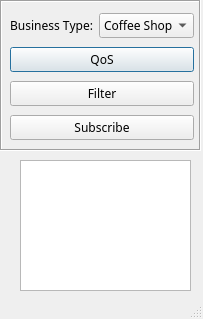
<?xml version="1.0" encoding="UTF-8"?>
<ui version="4.0">
 <class>SubDialog</class>
 <widget class="QDialog" name="SubDialog">
  <property name="windowModality">
   <enum>Qt::NonModal</enum>
  </property>
  <property name="enabled">
   <bool>true</bool>
  </property>
  <property name="geometry">
   <rect>
    <x>0</x>
    <y>0</y>
    <width>203</width>
    <height>319</height>
   </rect>
  </property>
  <property name="sizePolicy">
   <sizepolicy hsizetype="Preferred" vsizetype="Preferred">
    <horstretch>0</horstretch>
    <verstretch>0</verstretch>
   </sizepolicy>
  </property>
  <property name="minimumSize">
   <size>
    <width>100</width>
    <height>100</height>
   </size>
  </property>
  <property name="maximumSize">
   <size>
    <width>518</width>
    <height>378</height>
   </size>
  </property>
  <property name="focusPolicy">
   <enum>Qt::ClickFocus</enum>
  </property>
  <property name="windowTitle">
   <string>Whisper Subscriber</string>
  </property>
  <property name="sizeGripEnabled">
   <bool>true</bool>
  </property>
  <property name="modal">
   <bool>false</bool>
  </property>
  <widget class="QFrame" name="frame_2">
   <property name="geometry">
    <rect>
     <x>0</x>
     <y>0</y>
     <width>201</width>
     <height>151</height>
    </rect>
   </property>
   <property name="frameShape">
    <enum>QFrame::Box</enum>
   </property>
   <property name="frameShadow">
    <enum>QFrame::Sunken</enum>
   </property>
   <widget class="QWidget" name="layoutWidget2">
    <property name="geometry">
     <rect>
      <x>10</x>
      <y>10</y>
      <width>184</width>
      <height>137</height>
     </rect>
    </property>
    <layout class="QVBoxLayout" name="verticalLayout_4">
     <item>
      <layout class="QHBoxLayout" name="horizontalLayout_2">
       <item>
        <widget class="QLabel" name="label_3">
         <property name="font">
          <font>
           <family>Sans Serif</family>
           <pointsize>9</pointsize>
           <stylestrategy>PreferAntialias</stylestrategy>
           <kerning>false</kerning>
          </font>
         </property>
         <property name="text">
          <string>Business Type:</string>
         </property>
         <property name="alignment">
          <set>Qt::AlignRight|Qt::AlignTrailing|Qt::AlignVCenter</set>
         </property>
        </widget>
       </item>
       <item>
        <widget class="QComboBox" name="businessCombo">
         <property name="font">
          <font>
           <family>Sans Serif</family>
           <pointsize>9</pointsize>
           <stylestrategy>PreferAntialias</stylestrategy>
           <kerning>false</kerning>
          </font>
         </property>
         <item>
          <property name="text">
           <string>Coffee Shop</string>
          </property>
         </item>
         <item>
          <property name="text">
           <string>Restaurant</string>
          </property>
         </item>
         <item>
          <property name="text">
           <string>Gas Station</string>
          </property>
         </item>
        </widget>
       </item>
      </layout>
     </item>
     <item>
      <widget class="QPushButton" name="subQosButton">
       <property name="font">
        <font>
         <family>Sans Serif</family>
         <pointsize>9</pointsize>
         <stylestrategy>PreferAntialias</stylestrategy>
         <kerning>false</kerning>
        </font>
       </property>
       <property name="toolTip">
        <string>&lt;!DOCTYPE HTML PUBLIC &quot;-//W3C//DTD HTML 4.0//EN&quot; &quot;http://www.w3.org/TR/REC-html40/strict.dtd&quot;&gt;
&lt;html&gt;&lt;head&gt;&lt;meta name=&quot;qrichtext&quot; content=&quot;1&quot; /&gt;&lt;style type=&quot;text/css&quot;&gt;
p, li { white-space: pre-wrap; }
&lt;/style&gt;&lt;/head&gt;&lt;body style=&quot; font-family:'Ubuntu'; font-size:10pt; font-weight:400; font-style:normal;&quot;&gt;
&lt;p style=&quot; margin-top:0px; margin-bottom:0px; margin-left:0px; margin-right:0px; -qt-block-indent:0; text-indent:0px;&quot;&gt;Click to set custom QoS&lt;/p&gt;&lt;/body&gt;&lt;/html&gt;</string>
       </property>
       <property name="text">
        <string>QoS</string>
       </property>
      </widget>
     </item>
     <item>
      <widget class="QPushButton" name="filterButton">
       <property name="font">
        <font>
         <family>Sans Serif</family>
         <pointsize>9</pointsize>
         <stylestrategy>PreferAntialias</stylestrategy>
         <kerning>false</kerning>
        </font>
       </property>
       <property name="toolTip">
        <string>&lt;!DOCTYPE HTML PUBLIC &quot;-//W3C//DTD HTML 4.0//EN&quot; &quot;http://www.w3.org/TR/REC-html40/strict.dtd&quot;&gt;
&lt;html&gt;&lt;head&gt;&lt;meta name=&quot;qrichtext&quot; content=&quot;1&quot; /&gt;&lt;style type=&quot;text/css&quot;&gt;
p, li { white-space: pre-wrap; }
&lt;/style&gt;&lt;/head&gt;&lt;body style=&quot; font-family:'Ubuntu'; font-size:10pt; font-weight:400; font-style:normal;&quot;&gt;
&lt;p style=&quot; margin-top:0px; margin-bottom:0px; margin-left:0px; margin-right:0px; -qt-block-indent:0; text-indent:0px;&quot;&gt;Click to set custom filters&lt;/p&gt;&lt;/body&gt;&lt;/html&gt;</string>
       </property>
       <property name="text">
        <string>Filter</string>
       </property>
      </widget>
     </item>
     <item>
      <widget class="QPushButton" name="createReaderButton">
       <property name="font">
        <font>
         <family>Sans Serif</family>
         <pointsize>9</pointsize>
         <stylestrategy>PreferAntialias</stylestrategy>
         <kerning>false</kerning>
        </font>
       </property>
       <property name="toolTip">
        <string>&lt;!DOCTYPE HTML PUBLIC &quot;-//W3C//DTD HTML 4.0//EN&quot; &quot;http://www.w3.org/TR/REC-html40/strict.dtd&quot;&gt;
&lt;html&gt;&lt;head&gt;&lt;meta name=&quot;qrichtext&quot; content=&quot;1&quot; /&gt;&lt;style type=&quot;text/css&quot;&gt;
p, li { white-space: pre-wrap; }
&lt;/style&gt;&lt;/head&gt;&lt;body style=&quot; font-family:'Ubuntu'; font-size:10pt; font-weight:400; font-style:normal;&quot;&gt;
&lt;p style=&quot; margin-top:0px; margin-bottom:0px; margin-left:0px; margin-right:0px; -qt-block-indent:0; text-indent:0px;&quot;&gt;Click Subscribe to Topic&lt;/p&gt;&lt;/body&gt;&lt;/html&gt;</string>
       </property>
       <property name="text">
        <string>Subscribe</string>
       </property>
      </widget>
     </item>
    </layout>
   </widget>
  </widget>
  <widget class="QTextBrowser" name="subTextBrowser">
   <property name="geometry">
    <rect>
     <x>20</x>
     <y>160</y>
     <width>171</width>
     <height>131</height>
    </rect>
   </property>
  </widget>
 </widget>
 <resources/>
 <connections>
  <connection>
   <sender>createReaderButton</sender>
   <signal>clicked()</signal>
   <receiver>SubDialog</receiver>
   <slot>onSubscribeButtonClicked()</slot>
   <hints>
    <hint type="sourcelabel">
     <x>85</x>
     <y>346</y>
    </hint>
    <hint type="destinationlabel">
     <x>89</x>
     <y>350</y>
    </hint>
   </hints>
  </connection>
  <connection>
   <sender>subQosButton</sender>
   <signal>clicked()</signal>
   <receiver>SubDialog</receiver>
   <slot>onReaderQosButtonClicked()</slot>
   <hints>
    <hint type="sourcelabel">
     <x>143</x>
     <y>292</y>
    </hint>
    <hint type="destinationlabel">
     <x>155</x>
     <y>522</y>
    </hint>
   </hints>
  </connection>
  <connection>
   <sender>filterButton</sender>
   <signal>clicked()</signal>
   <receiver>SubDialog</receiver>
   <slot>onFilterButtonClicked()</slot>
   <hints>
    <hint type="sourcelabel">
     <x>100</x>
     <y>312</y>
    </hint>
    <hint type="destinationlabel">
     <x>354</x>
     <y>189</y>
    </hint>
   </hints>
  </connection>
 </connections>
 <slots>
  <slot>onPublishButtonClicked()</slot>
  <slot>onSubscribeButtonClicked()</slot>
  <slot>onWriterQosButtonClicked()</slot>
  <slot>onReaderQosButtonClicked()</slot>
  <slot>onFilterButtonClicked()</slot>
 </slots>
</ui>
